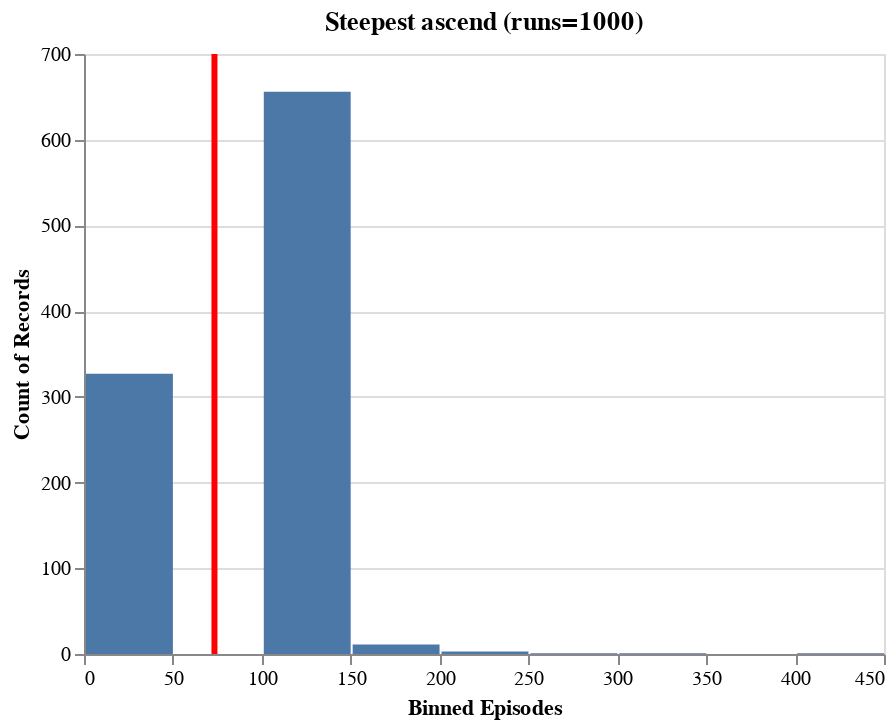

Notebook code cell kept with this figure:
### Code cell
chart, steepest_df = plot(data_dir, 'steepest', altair=True, title="Steepest ascend (runs=1000)")
chart

### Figure 1 — Vega-Lite specification as saved in the notebook (floating-point values rounded to 4 significant figures; data arrays with more than 128 entries replaced by an {"elided": "..."} marker saying what was removed)
{"$schema": "https://vega.github.io/schema/vega-lite/v2.6.0.json", "config": {"view": {"height": 300, "width": 400}}, "datasets": {"data-8ddd870ae7920c68a40afc1bc6fbea09": {"elided": "1000 records"}}, "layer": [{"data": {"name": "data-8ddd870ae7920c68a40afc1bc6fbea09"}, "encoding": {"x": {"bin": true, "field": "episodes", "title": "Binned Episodes", "type": "quantitative"}, "y": {"aggregate": "count", "field": "episodes", "type": "quantitative"}}, "mark": "bar", "title": "Steepest ascend (runs=1000)"}, {"data": {"name": "data-8ddd870ae7920c68a40afc1bc6fbea09"}, "encoding": {"size": {"value": 3}, "x": {"aggregate": "mean", "field": "episodes", "type": "quantitative"}}, "mark": {"color": "red", "type": "rule"}}]}
